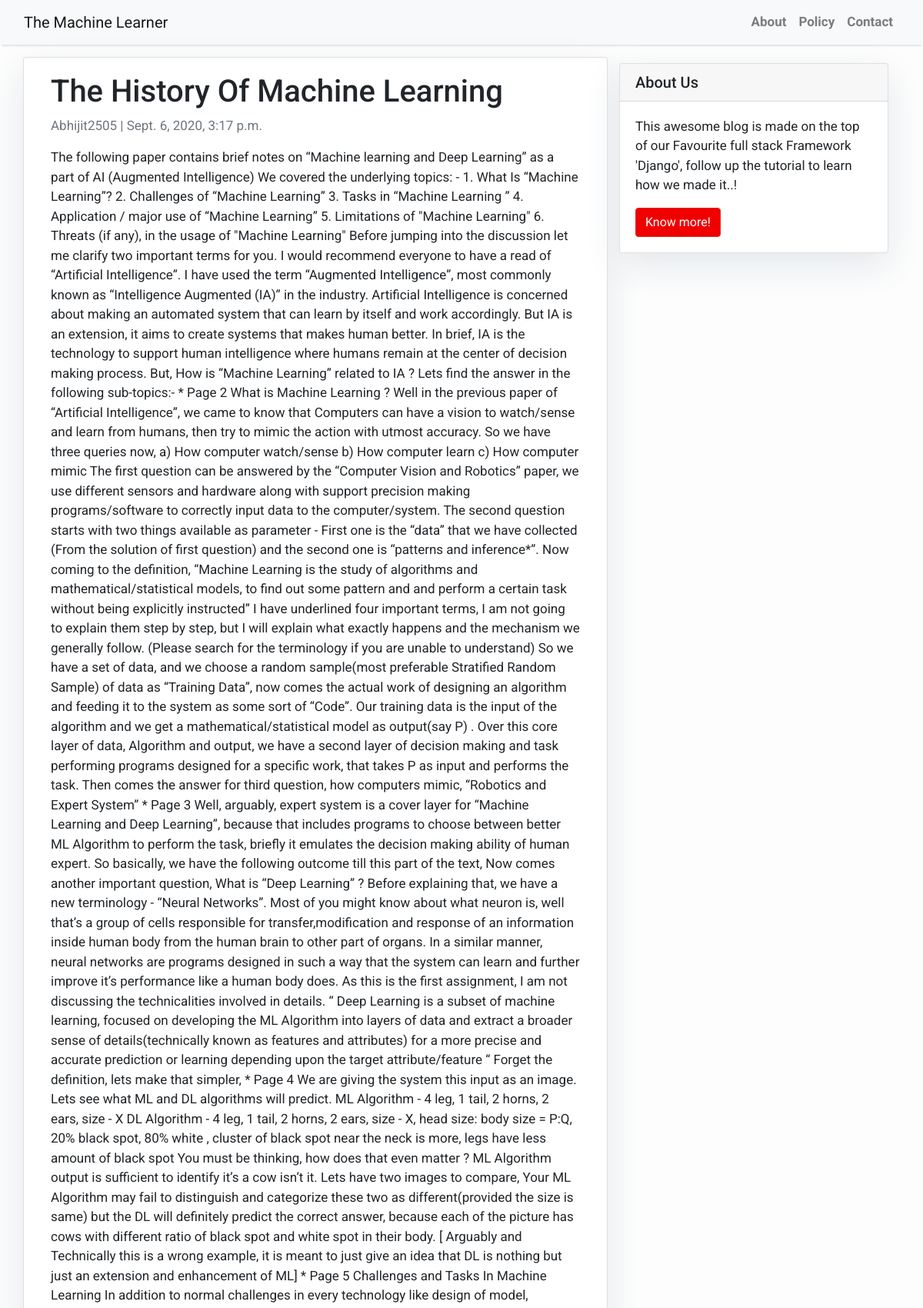
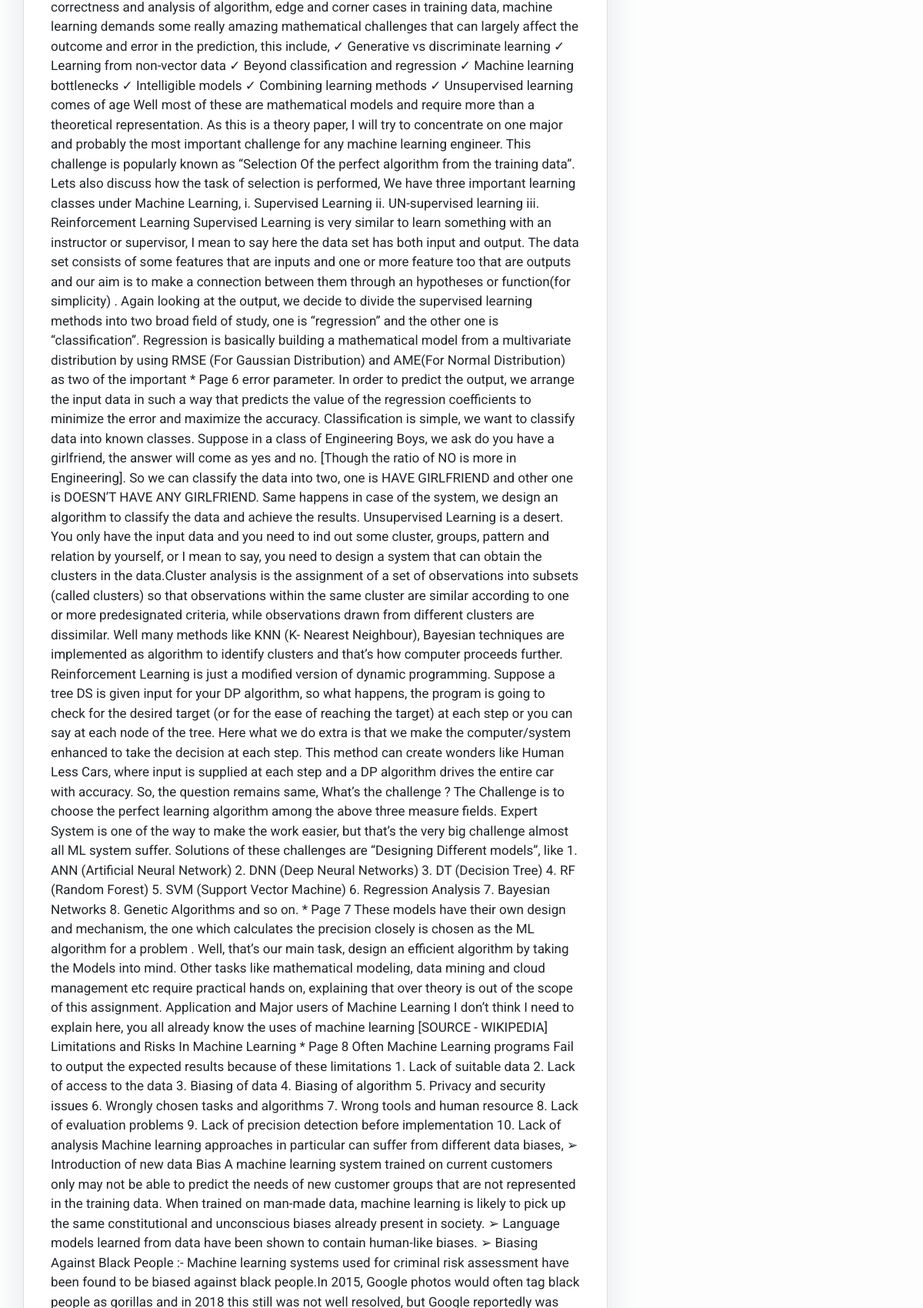
/history-machine-learning/ (upper part), run on the app's committed database (2 pictures, top to bottom).
### vlog/models.py (models this page shows, shortened)
class Post(models.Model):
    title = models.CharField(max_length=200, unique=True)
    slug = models.SlugField(max_length=200, unique=True)
    author = models.ForeignKey(User, on_delete= models.CASCADE,related_name='blog_posts')
    updated_on = models.DateTimeField(auto_now= True)
    content = models.TextField()
    created_on = models.DateTimeField(auto_now_add=True)
    status = models.IntegerField(choices=STATUS, default=0)
    class Meta:
        ordering = ['-created_on']

### vlog/views.py (the view)
# urls.py: path('<slug:slug>/', views.PostDetail.as_view(), name='post_detail'),
class PostDetail(generic.DetailView):
    model = Post
    template_name = 'post_detail.html'

### templates/post_detail.html
{% extends 'base.html' %} {% block content %}
<div class="container">
  <div class="row">
    <div class="col-md-8 card mb-4  mt-3 left  top">
      <div class="card-body">
        <h1>{% block title %} {{ post.title }} {% endblock title %}</h1>
        <p class=" text-muted">{{ post.author }} | {{ post.created_on }}</p>
        <p class="card-text ">{{ post.content | safe }}</p>
      </div>
    </div>
    {% block sidebar %} {% include 'sidebar.html' %} {% endblock sidebar %}
  </div>
</div>
{% endblock content %}

### templates/base.html (style rules this page uses)
body { font-family: "Roboto", sans-serif; font-size: 17px; background-color: #fdfdfd; }

### templates/sidebar.html (style rules this page uses)
.card { box-shadow: 0 16px 48px #E3E7EB; }

### data on the page
Post: title "The History Of Machine Learning", author "Abhijit2505", created_on "Sept. 6, 2020, 3:17 p.m."
